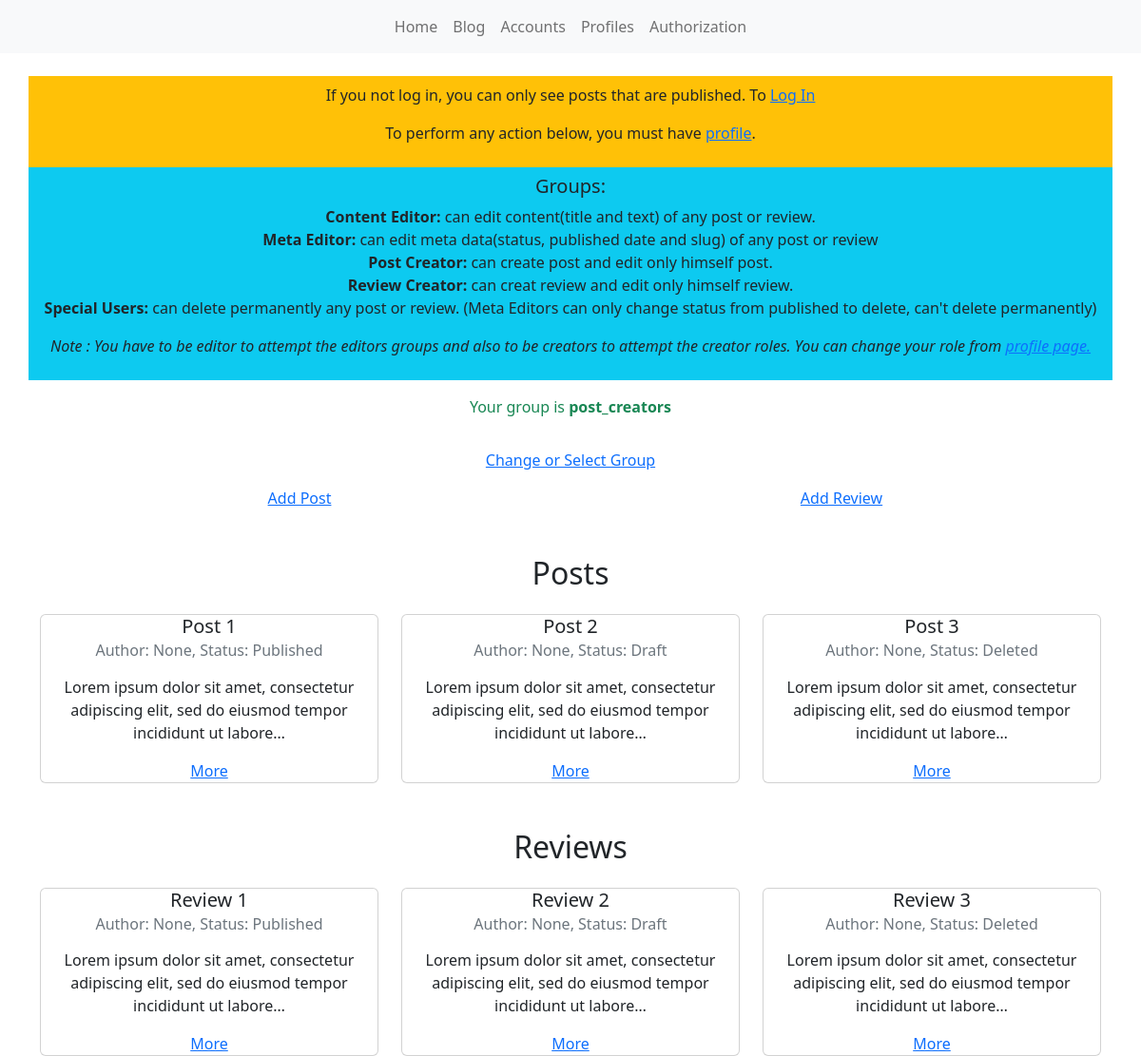
The app's page /authorization/ (signed in) with its own data.
### authorization/models.py (models this page shows, shortened)
class Post(models.Model):
    uuid = models.UUIDField(default=uuid.uuid4, editable=False)
    slug = models.SlugField(blank=True, max_length=200)
    updated_at = models.DateTimeField(auto_now=True)
    published_at = models.DateTimeField(default=now, blank=True)
    status = models.CharField(
        choices=status,
        max_length=3,
        default='dr',
        blank=True,
    )
    title = models.CharField(max_length=200)
    author = models.ForeignKey(Creator, on_delete=models.SET_NULL, null=True)
    content = models.TextField(max_length=10000)

class Review(models.Model):
    uuid = models.UUIDField(default=uuid.uuid4, editable=False)
    slug = models.SlugField(blank=True, max_length=200)
    updated_at = models.DateTimeField(auto_now=True)
    published_at = models.DateTimeField(default=now, blank=True)
    status = models.CharField(
        choices=status,
        max_length=3,
        default='dr',
        blank=True,
    )
    title = models.CharField(max_length=200)
    author = models.ForeignKey(Creator, on_delete=models.SET_NULL, null=True)
    content = models.TextField(max_length=10000)
    post = models.ForeignKey(Post, on_delete=models.CASCADE)

### authorization/views.py (the view)
# urls.py: path("", MainView.as_view(), name='accounts'),
class MainView(TemplateView):
    template_name = 'authorization/main.html'
    def get_context_data(self, **kwargs):
        context = super().get_context_data(**kwargs)
        if self.request.user.is_authenticated:
            context["all_posts"] = Post.objects.all()
            context['all_reviews'] = Review.objects.all()
        else:
            context["all_posts"] = Post.objects.filter(status='pub')
            context['all_reviews'] = Review.objects.filter(status='pub')
        return context

### templates/authorization/main.html
{% extends 'base/base.html' %}
{% block body %}
<div class="container">
    <div class="row mt-4 text-center">
        <div class="col-12 py-2 bg-warning">
            <p>
                If you not log in, you can only see posts that are published. To <a href="{% url 'profile-login'%}"> Log In</a>
            </p>
            <p>
                To perform any action below, you must have <a href="{% url 'profile-main' %}">profile</a>.
            </p>
        </div>
        <div class="col-12 py-2 bg-info">
            <h5>Groups:</h5>
            <p>
                <bold class="fw-bolder">
                    Content Editor:
                </bold>
                can edit content(title and text) of any post or review.
                <br>
                <bold class="fw-bolder">
                    Meta Editor:
                </bold>
                can edit meta data(status, published date and slug) of any post or review
                <br>
                <bold class="fw-bolder">
                    Post Creator:
                </bold>
                can create post and edit only himself post.
                <br>
                <bold class="fw-bolder">
                    Review Creator:
                </bold>
                can creat review and edit only himself review.
                <br>
                <bold class="fw-bolder">
                    Special Users:
                </bold>
                can delete permanently any post or review. (Meta Editors can only change status from published to delete, can't delete permanently)
            </p>
            <p class="fst-italic">
                Note : You have to be editor to attempt the editors groups and also to be creators to attempt the creator roles. You can change your role from
                <a href="{% url 'profile-update' %}">
                    profile page.
                </a>
            </p>
        </div>
        {% for  group in user.groups.all %}
        <div class="col-12 pt-3 text-success">
            <p>Your group is
                <bold class="fw-bolder">
                    {{group}}
                </bold>
            </p>
        </div>
        {% endfor %}
        <a href="{% url 'authorization-group' %}">
            <div class="col-12 pt-3">
                Change or Select Group
            </div>
        </a>
    </div>
    <div class="row pt-3 text-center">
        <div class="col-6">
            <a href="{% url 'authorization-add-post' %}">
                Add Post
            </a>
        </div>
        <div class="col-6">
            <a href="{% url 'authorization-add-review' %}">
                Add Review
            </a>
        </div>
    </div>
    <div class="row pt-5">
        <h2 class="text-center">
            Posts
        </h2>
        {% for post in all_posts %}
        <div class="col-4 text-center mt-3">
            <div class="card">
                <h5 class="card-title">
                    {{post.title}}
                </h5>
                <h6 class="card-subtitle mb-3 text-muted">
                    Author: {{post.author}}, Status: {{post.get_status_display}}
                </h6>
                <p class="card-text">
                    {{post.content|truncatechars:100}}
                </p>
                <a href="{% url 'authorization-detail-post' slug=post.slug uuid=post.uuid  %}">
                    More
                </a>
            </div>
        </div>
        {% endfor %}
    </div>
    <div class="row pt-5">
        <h2 class="text-center">
            Reviews
        </h2>
        {% for review in all_reviews %}
        <div class="col-4 text-center mt-3">
            <div class="card">
                <h5 class="card-title">
                    {{review.title}}
                </h5>
                <h6 class="card-subtitle mb-3 text-muted">
                    Author: {{review.author}}, Status: {{review.get_status_display}}
                </h6>
                <p class="card-text">
                    {{review.content|truncatechars:100}}
                </p>
                <a href="{% url 'authorization-detail-review' slug=review.slug uuid=review.uuid  %}">
                    More
                </a>
            </div>
        </div>
        {% endfor %}
    </div>
</div>
{% endblock%}

### records on screen
Post: title "Post 1", author "None", status "Published", content "Lorem ipsum dolor sit amet, consectetur adipiscing elit, sed do eiusmod tempor incididunt ut labore…"
Post: title "Post 2", author "None", status "Draft", content "Lorem ipsum dolor sit amet, consectetur adipiscing elit, sed do eiusmod tempor incididunt ut labore…"
Post: title "Post 3", author "None", status "Deleted", content "Lorem ipsum dolor sit amet, consectetur adipiscing elit, sed do eiusmod tempor incididunt ut labore…"
Review: title "Review 1", author "None", status "Published", content "Lorem ipsum dolor sit amet, consectetur adipiscing elit, sed do eiusmod tempor incididunt ut labore…"
Review: title "Review 2", author "None", status "Draft", content "Lorem ipsum dolor sit amet, consectetur adipiscing elit, sed do eiusmod tempor incididunt ut labore…"
Review: title "Review 3", author "None", status "Deleted", content "Lorem ipsum dolor sit amet, consectetur adipiscing elit, sed do eiusmod tempor incididunt ut labore…"

### other values on screen
{{ group }} "post_creators"
